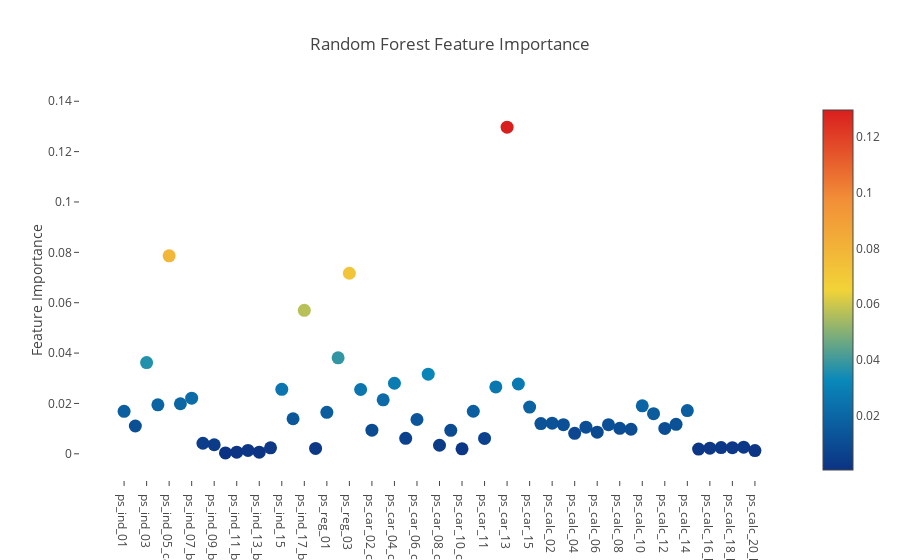

The notebook cell this image was saved under:
### Markdown cell above
### Plotly Scatter Plot of feature importances

### Code cell
# Scatter plot
trace = go.Scatter(
    y = rf.feature_importances_, 
    x = features, 
    mode = 'markers', 
    marker = dict(
        sizemode = 'diameter', 
        sizeref = 1, 
        size = 13, 
        color = rf.feature_importances_, 
        colorscale = 'Portland', 
        showscale = True
    ),
    text = features
)
data = [trace]

layout = go.Layout(
    autosize = True, 
    title = 'Random Forest Feature Importance', 
    hovermode = 'closest', 
    xaxis = dict(
        ticklen = 5, 
        showgrid = False, 
        zeroline = False, 
        showline = False
    ), 
    yaxis = dict(
        title = 'Feature Importance', 
        showgrid = False, 
        zeroline = False, 
        ticklen = 5, 
        gridwidth = 2
    ),
    showlegend = False
)

fig = go.Figure(data=data, layout=layout)
py.iplot(fig, filename='scatter2010')

### Figure 1 — Plotly figure (JSON) as saved in the notebook; plotly's stock layout.template omitted (floating-point values rounded to 4 significant figures)
{"data": [{"marker": {"color": [0.01686, 0.01105, 0.03622, 0.01947, 0.07861, 0.01987, 0.02209, 0.004199, 0.003608, 0.0003743, 0.0006586, 0.001347, 0.0006631, 0.002396, 0.0256, 0.01392, 0.05697, 0.002158, 0.01648, 0.03813, 0.0717, 0.02554, 0.009404, 0.02144, 0.02801, 0.006161, 0.01364, 0.03162, 0.003394, 0.009318, 0.00199, 0.0169, 0.006131, 0.02658, 0.1297, 0.02773, 0.01855, 0.01201, 0.01216, 0.01158, 0.008129, 0.01059, 0.008598, 0.01156, 0.01014, 0.00976, 0.01907, 0.01595, 0.01008, 0.01171, 0.01718, 0.00187, 0.002257, 0.00247, 0.002456, 0.00263, 0.001287], "colorscale": "Portland", "showscale": true, "size": 13, "sizemode": "diameter", "sizeref": 1}, "mode": "markers", "text": ["ps_ind_01", "ps_ind_02_cat", "ps_ind_03", "ps_ind_04_cat", "ps_ind_05_cat", "ps_ind_06_bin", "ps_ind_07_bin", "ps_ind_08_bin", "ps_ind_09_bin", "ps_ind_10_bin", "ps_ind_11_bin", "ps_ind_12_bin", "ps_ind_13_bin", "ps_ind_14", "ps_ind_15", "ps_ind_16_bin", "ps_ind_17_bin", "ps_ind_18_bin", "ps_reg_01", "ps_reg_02", "ps_reg_03", "ps_car_01_cat", "ps_car_02_cat", "ps_car_03_cat", "ps_car_04_cat", "ps_car_05_cat", "ps_car_06_cat", "ps_car_07_cat", "ps_car_08_cat", "ps_car_09_cat", "ps_car_10_cat", "ps_car_11_cat", "ps_car_11", "ps_car_12", "ps_car_13", "ps_car_14", "ps_car_15", "ps_calc_01", "ps_calc_02", "ps_calc_03", "ps_calc_04", "ps_calc_05", "ps_calc_06", "ps_calc_07", "ps_calc_08", "ps_calc_09", "ps_calc_10", "ps_calc_11", "ps_calc_12", "ps_calc_13", "ps_calc_14", "ps_calc_15_bin", "ps_calc_16_bin", "ps_calc_17_bin", "ps_calc_18_bin", "ps_calc_19_bin", "ps_calc_20_bin"], "type": "scatter", "x": ["ps_ind_01", "ps_ind_02_cat", "ps_ind_03", "ps_ind_04_cat", "ps_ind_05_cat", "ps_ind_06_bin", "ps_ind_07_bin", "ps_ind_08_bin", "ps_ind_09_bin", "ps_ind_10_bin", "ps_ind_11_bin", "ps_ind_12_bin", "ps_ind_13_bin", "ps_ind_14", "ps_ind_15", "ps_ind_16_bin", "ps_ind_17_bin", "ps_ind_18_bin", "ps_reg_01", "ps_reg_02", "ps_reg_03", "ps_car_01_cat", "ps_car_02_cat", "ps_car_03_cat", "ps_car_04_cat", "ps_car_05_cat", "ps_car_06_cat", "ps_car_07_cat", "ps_car_08_cat", "ps_car_09_cat", "ps_car_10_cat", "ps_car_11_cat", "ps_car_11", "ps_car_12", "ps_car_13", "ps_car_14", "ps_car_15", "ps_calc_01", "ps_calc_02", "ps_calc_03", "ps_calc_04", "ps_calc_05", "ps_calc_06", "ps_calc_07", "ps_calc_08", "ps_calc_09", "ps_calc_10", "ps_calc_11", "ps_calc_12", "ps_calc_13", "ps_calc_14", "ps_calc_15_bin", "ps_calc_16_bin", "ps_calc_17_bin", "ps_calc_18_bin", "ps_calc_19_bin", "ps_calc_20_bin"], "y": [0.01686, 0.01105, 0.03622, 0.01947, 0.07861, 0.01987, 0.02209, 0.004199, 0.003608, 0.0003743, 0.0006586, 0.001347, 0.0006631, 0.002396, 0.0256, 0.01392, 0.05697, 0.002158, 0.01648, 0.03813, 0.0717, 0.02554, 0.009404, 0.02144, 0.02801, 0.006161, 0.01364, 0.03162, 0.003394, 0.009318, 0.00199, 0.0169, 0.006131, 0.02658, 0.1297, 0.02773, 0.01855, 0.01201, 0.01216, 0.01158, 0.008129, 0.01059, 0.008598, 0.01156, 0.01014, 0.00976, 0.01907, 0.01595, 0.01008, 0.01171, 0.01718, 0.00187, 0.002257, 0.00247, 0.002456, 0.00263, 0.001287]}], "layout": {"autosize": true, "hovermode": "closest", "showlegend": false, "title": "Random Forest Feature Importance", "xaxis": {"showgrid": false, "showline": false, "ticklen": 5, "zeroline": false}, "yaxis": {"gridwidth": 2, "showgrid": false, "ticklen": 5, "title": "Feature Importance", "zeroline": false}}}
